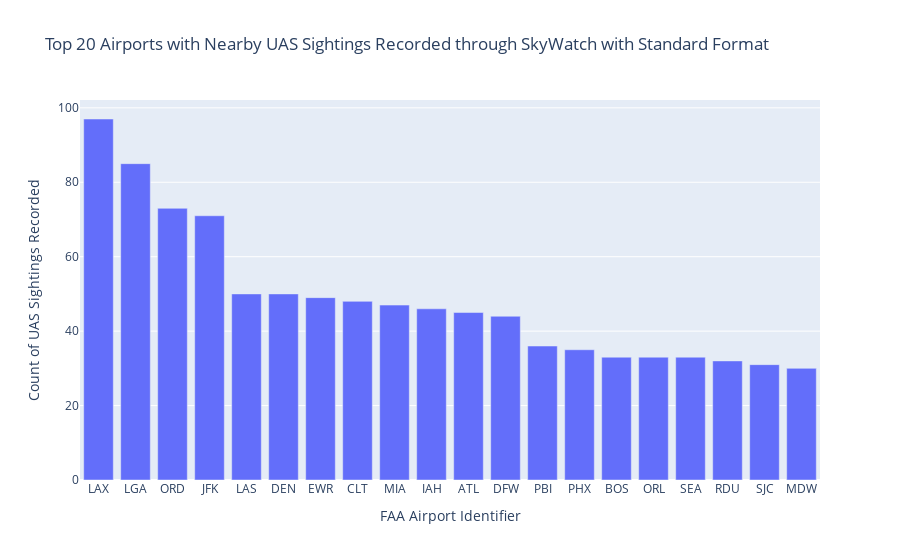

The notebook cell saved with this chart:
### Code cell
# Create Plot of Top 20 Airports with UAS Sightings reported through SkyWatch

s = uas_airport_df['IDENT'].value_counts()[:20] ## Counts the occurrence of unqiue elements and stores in a variable called "s" which is series type
new = pd.DataFrame({'IDENT':s.index, 'Count':s.values})  ## Converting series type to pandas df as plotly accepts dataframe as input. The two columns of df is FuncGroup which is being made by index of series and new variable called count which is made by values of series s.

fig = px.bar(new, x='IDENT', y='Count', title = 'Top 20 Airports with Nearby UAS Sightings Recorded through SkyWatch with Standard Format')
fig.update_layout(
    xaxis_title_text='FAA Airport Identifier', # xaxis label
    yaxis_title_text='Count of UAS Sightings Recorded') # yaxis label
fig.show()

### Figure 1 — Plotly figure (JSON) as saved in the notebook; plotly's stock layout.template omitted (floating-point values rounded to 4 significant figures)
{"data": [{"alignmentgroup": "True", "hovertemplate": "IDENT=%{x}<br>Count=%{y}<extra></extra>", "legendgroup": "", "marker": {"color": "#636efa", "pattern": {"shape": ""}}, "name": "", "offsetgroup": "", "orientation": "v", "showlegend": false, "textposition": "auto", "type": "bar", "x": ["LAX", "LGA", "ORD", "JFK", "LAS", "DEN", "EWR", "CLT", "MIA", "IAH", "ATL", "DFW", "PBI", "PHX", "BOS", "ORL", "SEA", "RDU", "SJC", "MDW"], "xaxis": "x", "y": [97, 85, 73, 71, 50, 50, 49, 48, 47, 46, 45, 44, 36, 35, 33, 33, 33, 32, 31, 30], "yaxis": "y"}], "layout": {"barmode": "relative", "legend": {"tracegroupgap": 0}, "title": {"text": "Top 20 Airports with Nearby UAS Sightings Recorded through SkyWatch with Standard Format"}, "xaxis": {"anchor": "y", "domain": [0, 1], "title": {"text": "FAA Airport Identifier"}}, "yaxis": {"anchor": "x", "domain": [0, 1], "title": {"text": "Count of UAS Sightings Recorded"}}}}
